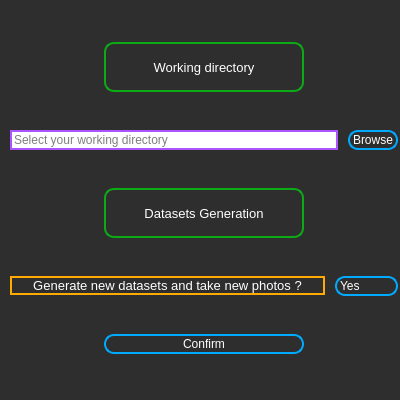
<?xml version="1.0" encoding="UTF-8"?>
<ui version="4.0">
 <class>Configuration_window</class>
 <widget class="QMainWindow" name="Configuration_window">
  <property name="geometry">
   <rect>
    <x>0</x>
    <y>0</y>
    <width>400</width>
    <height>400</height>
   </rect>
  </property>
  <property name="minimumSize">
   <size>
    <width>400</width>
    <height>400</height>
   </size>
  </property>
  <property name="maximumSize">
   <size>
    <width>400</width>
    <height>400</height>
   </size>
  </property>
  <property name="windowTitle">
   <string>FaceRecognizer-Configuration</string>
  </property>
  <widget class="QWidget" name="centralwidget">
   <property name="minimumSize">
    <size>
     <width>400</width>
     <height>400</height>
    </size>
   </property>
   <property name="maximumSize">
    <size>
     <width>400</width>
     <height>400</height>
    </size>
   </property>
   <property name="styleSheet">
    <string notr="true">QWidget {
	background-color: rgb(46, 46, 46);
}</string>
   </property>
   <widget class="QWidget" name="layoutWidget">
    <property name="geometry">
     <rect>
      <x>10</x>
      <y>10</y>
      <width>388</width>
      <height>381</height>
     </rect>
    </property>
    <layout class="QVBoxLayout" name="verticalLayout_2">
     <item alignment="Qt::AlignHCenter">
      <widget class="QLabel" name="working_directory_label">
       <property name="minimumSize">
        <size>
         <width>200</width>
         <height>50</height>
        </size>
       </property>
       <property name="maximumSize">
        <size>
         <width>200</width>
         <height>50</height>
        </size>
       </property>
       <property name="styleSheet">
        <string notr="true">QLabel {
	color: #ffffff;
	background-color: none;
	border: 2px solid rgb(11, 170, 22);
	border-radius: 10px;
	font-size: 13px;
	justify-content: center;
}</string>
       </property>
       <property name="text">
        <string>Working directory</string>
       </property>
       <property name="alignment">
        <set>Qt::AlignCenter</set>
       </property>
      </widget>
     </item>
     <item>
      <layout class="QHBoxLayout" name="horizontalLayout" stretch="0,0">
       <property name="spacing">
        <number>10</number>
       </property>
       <property name="sizeConstraint">
        <enum>QLayout::SetMaximumSize</enum>
       </property>
       <property name="leftMargin">
        <number>0</number>
       </property>
       <property name="rightMargin">
        <number>0</number>
       </property>
       <item>
        <widget class="QLineEdit" name="select_working_directory_path_lineEdit">
         <property name="styleSheet">
          <string notr="true">QLineEdit {
	background-color: none;
	color: #000000;
	border: 2px solid rgb(170, 85, 255);
}</string>
         </property>
         <property name="inputMask">
          <string/>
         </property>
         <property name="text">
          <string/>
         </property>
         <property name="maxLength">
          <number>32767</number>
         </property>
         <property name="placeholderText">
          <string>Select your working directory</string>
         </property>
        </widget>
       </item>
       <item alignment="Qt::AlignRight">
        <widget class="QPushButton" name="browse_btn">
         <property name="minimumSize">
          <size>
           <width>50</width>
           <height>20</height>
          </size>
         </property>
         <property name="maximumSize">
          <size>
           <width>50</width>
           <height>20</height>
          </size>
         </property>
         <property name="styleSheet">
          <string notr="true">QPushButton {
	color: #ffffff;
	background-color: none;
	border: 2px solid rgb(0, 170, 255);
	border-radius: 10px;
}
QPushButton:hover {
	border: 2px solid rgb(255, 0, 0);
}
QPushButton:pressed {
	background-color: rgb(100, 100, 100);
}</string>
         </property>
         <property name="text">
          <string>Browse</string>
         </property>
        </widget>
       </item>
      </layout>
     </item>
     <item alignment="Qt::AlignHCenter">
      <widget class="QLabel" name="datasets_generation_label">
       <property name="enabled">
        <bool>true</bool>
       </property>
       <property name="minimumSize">
        <size>
         <width>200</width>
         <height>50</height>
        </size>
       </property>
       <property name="maximumSize">
        <size>
         <width>200</width>
         <height>50</height>
        </size>
       </property>
       <property name="styleSheet">
        <string notr="true">QLabel {
	color: #ffffff;
	background-color: none;
	border: 2px solid rgb(11, 170, 22);
	border-radius: 10px;
	font-size: 13px;
	justify-content: center;
}</string>
       </property>
       <property name="text">
        <string>Datasets Generation</string>
       </property>
       <property name="alignment">
        <set>Qt::AlignCenter</set>
       </property>
      </widget>
     </item>
     <item>
      <layout class="QHBoxLayout" name="horizontalLayout_2" stretch="5,1">
       <property name="spacing">
        <number>10</number>
       </property>
       <property name="leftMargin">
        <number>0</number>
       </property>
       <property name="rightMargin">
        <number>0</number>
       </property>
       <item alignment="Qt::AlignVCenter">
        <widget class="QLabel" name="ask_user_label">
         <property name="styleSheet">
          <string notr="true">QLabel {
	color: #ffffff;
	background-color: none;
	border: 2px solid rgb(255, 170, 0);
	border-radius: 10px;
	font-size: 13px;
}</string>
         </property>
         <property name="text">
          <string>Generate new datasets and take new photos ?</string>
         </property>
         <property name="alignment">
          <set>Qt::AlignCenter</set>
         </property>
        </widget>
       </item>
       <item>
        <layout class="QVBoxLayout" name="verticalLayout">
         <property name="spacing">
          <number>0</number>
         </property>
         <item>
          <widget class="QComboBox" name="comboBox">
           <property name="styleSheet">
            <string notr="true">QComboBox {
	background-color: rgb(46, 46, 46);
	color: #ffffff;
	border: 2px solid rgb(0, 170, 255);
	border-radius: 10px;
}
QComboBox:hover {
	border: 2px solid rgb(255, 0, 0);
}
QComboBox::drop-down {
	border-top-right-radius: 3px;
	border-bottom-right-radius: 3px;
}
QComboBox QAbstractItemView {
	color: #ffffff;
	selection-background-color: rgb(100, 100, 100);
}

</string>
           </property>
           <item>
            <property name="text">
             <string>Yes</string>
            </property>
           </item>
           <item>
            <property name="text">
             <string>No</string>
            </property>
           </item>
          </widget>
         </item>
        </layout>
       </item>
      </layout>
     </item>
     <item alignment="Qt::AlignHCenter">
      <widget class="QPushButton" name="confirmation_btn">
       <property name="sizePolicy">
        <sizepolicy hsizetype="Minimum" vsizetype="Fixed">
         <horstretch>0</horstretch>
         <verstretch>0</verstretch>
        </sizepolicy>
       </property>
       <property name="minimumSize">
        <size>
         <width>200</width>
         <height>20</height>
        </size>
       </property>
       <property name="maximumSize">
        <size>
         <width>200</width>
         <height>20</height>
        </size>
       </property>
       <property name="layoutDirection">
        <enum>Qt::LeftToRight</enum>
       </property>
       <property name="styleSheet">
        <string notr="true">QPushButton {
	color: #ffffff;
	background-color: none;
	border: 2px solid rgb(0, 170, 255);
	border-radius: 10px;
}
QPushButton:hover {
	border: 2px solid rgb(255, 0, 0);
}
QPushButton:pressed {
	background-color: rgb(100, 100, 100);
}</string>
       </property>
       <property name="text">
        <string>Confirm</string>
       </property>
       <property name="checkable">
        <bool>false</bool>
       </property>
      </widget>
     </item>
    </layout>
   </widget>
  </widget>
 </widget>
 <resources/>
 <connections/>
</ui>
